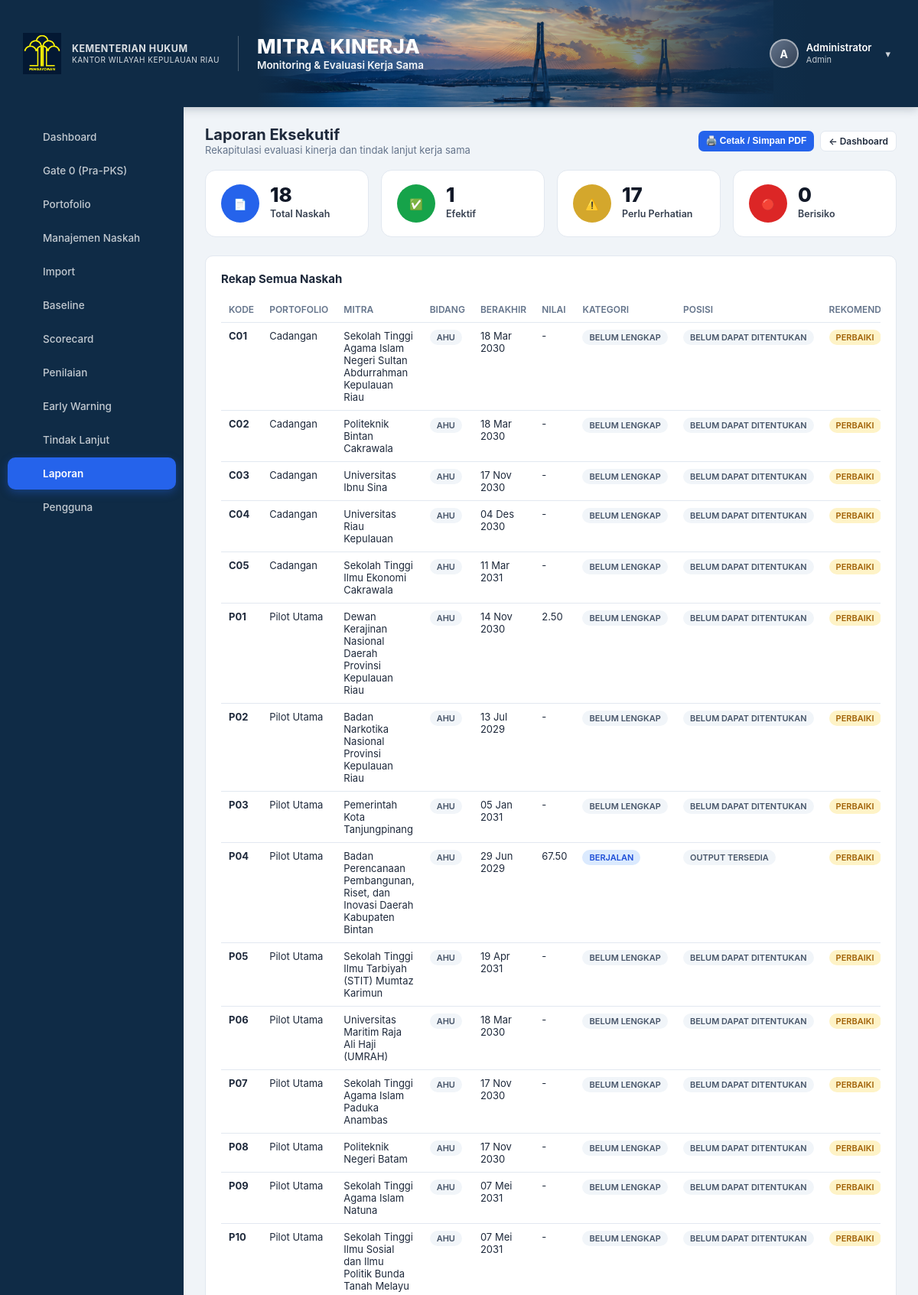
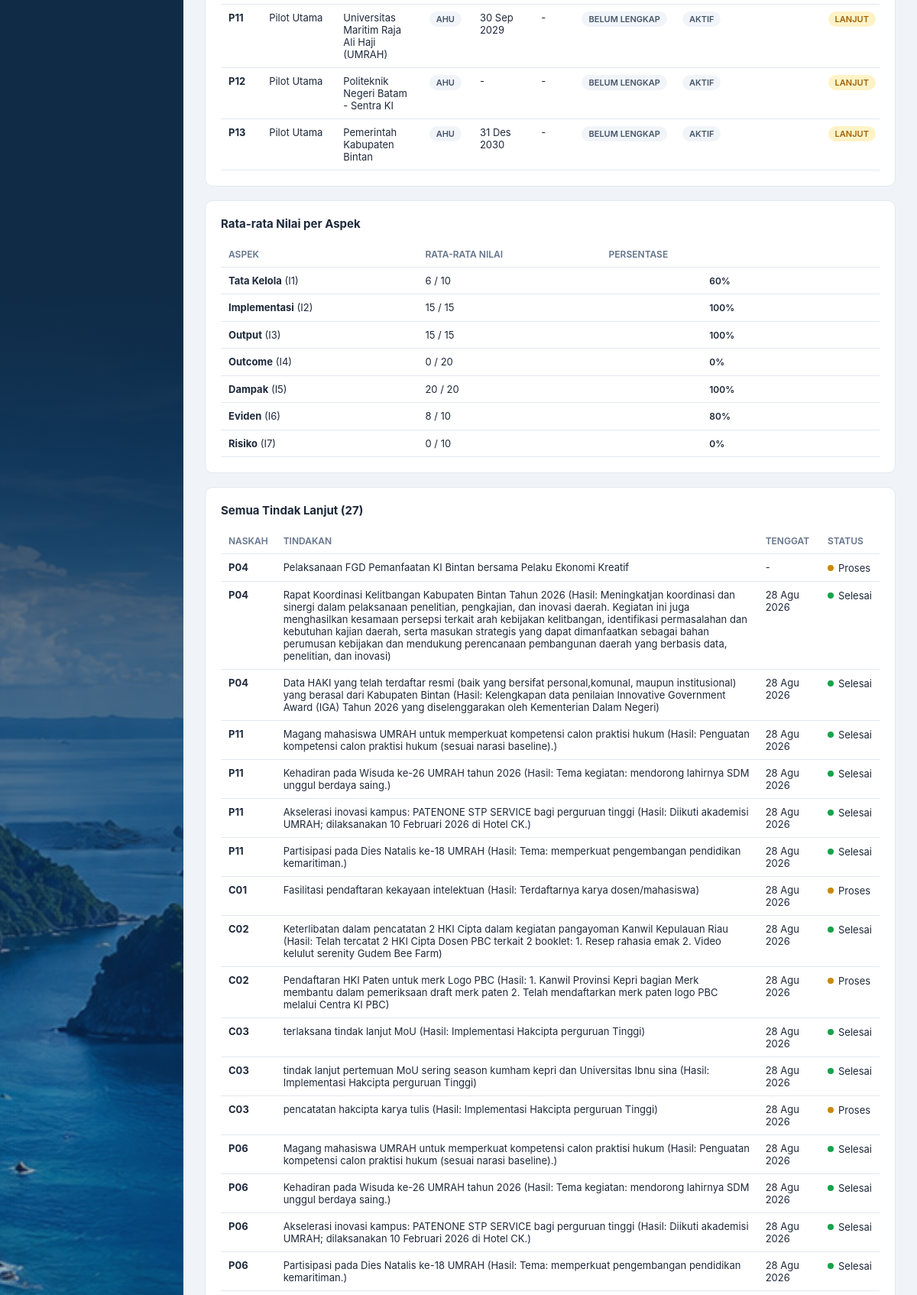
Screenshot of /laporan.php (signed in, upper part) with the database file from the repository (2 pictures, top to bottom).
### tables this page shows
CREATE TABLE `mitra_kinerja` (
  `id` int(11) NOT NULL AUTO_INCREMENT,
  `kode` varchar(5) NOT NULL,
  `portofolio` enum('Pilot Utama','Cadangan') NOT NULL,
  `nama_mitra` varchar(255) NOT NULL,
  `judul` text DEFAULT NULL,
  `jenis` enum('PKS','MoU') NOT NULL,
  `bidang` enum('AHU','KI','P3H','PPL','Keuangan','Humas','SDM') DEFAULT 'AHU',
  `pks_induk_id` int(11) DEFAULT NULL,
  `tanggal_mulai` date DEFAULT NULL,
  `tanggal_berakhir` date DEFAULT NULL,
  `status_tanggal` enum('TERVERIFIKASI','BELUM TERVERIFIKASI') NOT NULL DEFAULT 'BELUM TERVERIFIKASI',
  `evaluasi_per_tahun` int(11) NOT NULL DEFAULT 4,
  `baseline_status` enum('BELUM DIISI','DALAM PROSES','TERVERIFIKASI / DIKUNCI') NOT NULL DEFAULT 'BELUM DIISI',
  `baseline_locked_at` datetime DEFAULT NULL,
  `baseline_locked_by` int(11) DEFAULT NULL,
  `baseline_pemeriksa` varchar(255) DEFAULT NULL,
  `baseline_catatan_ringkasan` text DEFAULT NULL,
  `cutoff_date` date DEFAULT NULL,
  `sumber_baseline` varchar(255) DEFAULT NULL,
  `pic_internal` varchar(255) DEFAULT NULL,
  `pic_mitra` varchar(255) DEFAULT NULL,
  `file_naskah` varchar(255) DEFAULT NULL,
  `foto_kerjasama` varchar(255) DEFAULT NULL,
  `pemeriksa_id` int(11) DEFAULT NULL,
  `tanggal_review` date DEFAULT NULL,
  `status_scorecard` enum('BELUM LENGKAP','SIAP DIVALIDASI','FINAL/TERVALIDASI','PERLU PERBAIKAN') NOT NULL DEFAULT 'BELUM LENGKAP',
  `posisi_portofolio` enum('BELUM DAPAT DITENTUKAN','AKTIF','OUTPUT TERSEDIA','OUTCOME TERBENTUK','BERDAMPAK') NOT NULL DEFAULT 'BELUM DAPAT DITENTUKAN',
  `rekomendasi` enum('BELUM DITENTUKAN','LANJUT','PERBAIKI','PERPANJANG','REPLIKASI','HENTIKAN') NOT NULL DEFAULT 'BELUM DITENTUKAN',
  `created_at` timestamp NOT NULL DEFAULT current_timestamp(),
  `updated_at` timestamp NOT NULL DEFAULT current_timestamp() ON UPDATE current_timestamp(),
  PRIMARY KEY (`id`),
  UNIQUE KEY `kode` (`kode`),
  KEY `pemeriksa_id` (`pemeriksa_id`),
  KEY `fk_mitra_induk` (`pks_induk_id`),
  CONSTRAINT `fk_mitra_induk` FOREIGN KEY (`pks_induk_id`) REFERENCES `mitra_kinerja` (`id`) ON DELETE SET NULL,
  CONSTRAINT `mitra_kinerja_ibfk_1` FOREIGN KEY (`pemeriksa_id`) REFERENCES `users` (`id`) ON DELETE SET NULL
);

CREATE TABLE `tindak_lanjut` (
  `id` int(11) NOT NULL AUTO_INCREMENT,
  `mitra_id` int(11) NOT NULL,
  `tindakan` text NOT NULL,
  `tenggat` date DEFAULT NULL,
  `status` enum('Belum','Proses','Selesai') NOT NULL DEFAULT 'Belum',
  `file_bukti` varchar(255) DEFAULT NULL,
  `created_at` timestamp NOT NULL DEFAULT current_timestamp(),
  `updated_at` timestamp NOT NULL DEFAULT current_timestamp() ON UPDATE current_timestamp(),
  PRIMARY KEY (`id`),
  KEY `mitra_id` (`mitra_id`),
  CONSTRAINT `tindak_lanjut_ibfk_1` FOREIGN KEY (`mitra_id`) REFERENCES `mitra_kinerja` (`id`) ON DELETE CASCADE
);

### laporan.php (the view, shortened to what the rows shown need)
<?php
require_once __DIR__ . '/includes/auth.php';
require_once __DIR__ . '/includes/data.php';
$pdo = getDB();
$all = getAllMitraSummary($pdo);
$tindakLanjut = getTindakLanjut($pdo);
require __DIR__ . '/includes/header.php';
?>
<div class="flex-between no-print" style="margin-bottom:18px;">
    <div>
        <h1 style="margin:0;font-size:20px;">Laporan Eksekutif</h1>
    </div>
</div>
<div class="card">
    <h2>Rekap Semua Naskah</h2>
    <div class="table-wrap">
    <table>
        <thead>
            <tr><th>Kode</th><th>Portofolio</th><th>Mitra</th><th>Bidang</th><th>Berakhir</th><th>Nilai</th><th>Kategori</th><th>Posisi</th><th>Rekomendasi</th><th>Warning</th><th>Status</th></tr>
        </thead>
        <tbody>
        <?php foreach ($all as $s): $m = $s['mitra']; ?>
            <tr>
                <td><strong><?= h($m['kode']) ?></strong></td>
                <td><?= h($m['portofolio']) ?></td>
                <td><?= h($m['nama_mitra']) ?></td>
                <td><span class="badge badge-secondary" style="font-size:11px;font-weight:600;"><?= h($m['bidang'] ?? 'AHU') ?></span></td>
                <td><?= formatTanggal($m['tanggal_berakhir']) ?></td>
                <td><?= $s['nilai_berjalan'] > 0 ? number_format($s['nilai_berjalan'], 2) : '-' ?></td>
                <td><span class="badge badge-<?= warnaKategori($s['kategori']) ?>"><?= h($s['kategori']) ?></span></td>
                <td><span class="badge badge-secondary" style="font-size:11px;"><?= h($s['posisi_portofolio']) ?></span></td>
                <td><span class="badge badge-warning" style="font-size:11px;"><?= h($s['rekomendasi']) ?></span></td>
            </tr>
        <?php endforeach; ?>
        </tbody>
    </table>
    </div>
</div>
<div class="card">
    <h2>Rata-rata Nilai per Aspek</h2>
    <div class="table-wrap">
    <table>
        <thead><tr><th>Aspek</th><th>Rata-rata Nilai</th><th>Persentase</th></tr></thead>
    </table>
    </div>
</div>
<div class="card">
    <h2>Semua Tindak Lanjut (<?= count($tindakLanjut) ?>)</h2>
    <div class="table-wrap">
    <table>
        <thead><tr><th>Naskah</th><th>Tindakan</th><th>Tenggat</th><th>Status</th></tr></thead>
        <tbody>
        <?php if (empty($tindakLanjut)): ?>
            <tr><td colspan="4" class="muted" style="text-align:center;padding:20px;">Belum ada tindak lanjut</td></tr>
        <?php else: foreach ($tindakLanjut as $tl):
            $dotClass = match($tl['status']) { 'Selesai' => 'dot-green', 'Proses' => 'dot-yellow', default => 'dot-red' };
        ?>
            <tr>
                <td><strong><?= h($tl['kode']) ?></strong></td>
                <td><?= h($tl['tindakan']) ?></td>
                <td><?= formatTanggal($tl['tenggat']) ?></td>
                <td><span class="status-dot <?= $dotClass ?>"><?= h($tl['status']) ?></span></td>
            </tr>
        <?php endforeach; endif; ?>
        </tbody>
    </table>
    </div>
</div>
<?php require __DIR__ . '/includes/footer.php'; ?>

### rows the page displays
mitra_kinerja: status_scorecard "BELUM LENGKAP", posisi_portofolio "BELUM DAPAT DITENTUKAN", rekomendasi "PERBAIKI", kode "P01", portofolio "Pilot Utama", nama_mitra "Dewan Kerajinan Nasional Daerah Provinsi Kepulauan Riau", bidang "AHU", tanggal_berakhir "14 Nov 2030", nilai_berjalan "2.50"
mitra_kinerja: kode "C01", portofolio "Cadangan", nama_mitra "Sekolah Tinggi Agama Islam Negeri Sultan Abdurrahman Kepulauan Riau", bidang "AHU", tanggal_berakhir "18 Mar 2030"
mitra_kinerja: kode "C02", portofolio "Cadangan", nama_mitra "Politeknik Bintan Cakrawala", bidang "AHU", tanggal_berakhir "18 Mar 2030"
mitra_kinerja: kode "C03", portofolio "Cadangan", nama_mitra "Universitas Ibnu Sina", bidang "AHU", tanggal_berakhir "17 Nov 2030"
mitra_kinerja: kode "C04", portofolio "Cadangan", nama_mitra "Universitas Riau Kepulauan", bidang "AHU", tanggal_berakhir "04 Des 2030"
mitra_kinerja: kode "C05", portofolio "Cadangan", nama_mitra "Sekolah Tinggi Ilmu Ekonomi Cakrawala", bidang "AHU", tanggal_berakhir "11 Mar 2031"
mitra_kinerja: kode "P02", portofolio "Pilot Utama", nama_mitra "Badan Narkotika Nasional Provinsi Kepulauan Riau", bidang "AHU", tanggal_berakhir "13 Jul 2029"
mitra_kinerja: kode "P03", portofolio "Pilot Utama", nama_mitra "Pemerintah Kota Tanjungpinang", bidang "AHU", tanggal_berakhir "05 Jan 2031"
mitra_kinerja: kode "P04", portofolio "Pilot Utama", nama_mitra "Badan Perencanaan Pembangunan, Riset, dan Inovasi Daerah Kabupaten Bintan", bidang "AHU", tanggal_berakhir "29 Jun 2029", nilai_berjalan "67.50", kategori "BERJALAN", posisi_portofolio "OUTPUT TERSEDIA", rekomendasi "PERBAIKI"
mitra_kinerja: kode "P05", portofolio "Pilot Utama", nama_mitra "Sekolah Tinggi Ilmu Tarbiyah (STIT) Mumtaz Karimun", bidang "AHU", tanggal_berakhir "19 Apr 2031"
mitra_kinerja: kode "P06", portofolio "Pilot Utama", nama_mitra "Universitas Maritim Raja Ali Haji (UMRAH)", bidang "AHU", tanggal_berakhir "18 Mar 2030"
mitra_kinerja: kode "P07", portofolio "Pilot Utama", nama_mitra "Sekolah Tinggi Agama Islam Paduka Anambas", bidang "AHU", tanggal_berakhir "17 Nov 2030"
mitra_kinerja: kode "P08", portofolio "Pilot Utama", nama_mitra "Politeknik Negeri Batam", bidang "AHU", tanggal_berakhir "17 Nov 2030"
mitra_kinerja: kode "P09", portofolio "Pilot Utama", nama_mitra "Sekolah Tinggi Agama Islam Natuna", bidang "AHU", tanggal_berakhir "07 Mei 2031"
mitra_kinerja: kode "P10", portofolio "Pilot Utama", nama_mitra "Sekolah Tinggi Ilmu Sosial dan Ilmu Politik Bunda Tanah Melayu", bidang "AHU", tanggal_berakhir "07 Mei 2031"
mitra_kinerja: kode "P11", portofolio "Pilot Utama", nama_mitra "Universitas Maritim Raja Ali Haji (UMRAH)", bidang "AHU", tanggal_berakhir "30 Sep 2029"
mitra_kinerja: kode "P12", portofolio "Pilot Utama", nama_mitra "Politeknik Negeri Batam - Sentra KI", bidang "AHU", tanggal_berakhir "-"
mitra_kinerja: kode "P13", portofolio "Pilot Utama", nama_mitra "Pemerintah Kabupaten Bintan", bidang "AHU", tanggal_berakhir "31 Des 2030"
tindak_lanjut: mitra.kode "P04", tindakan "Pelaksanaan FGD Pemanfaatan KI Bintan bersama Pelaku Ekonomi Kreatif", tenggat "-", status "Proses"
tindak_lanjut: mitra.kode "P04", tindakan "Rapat Koordinasi Kelitbangan Kabupaten Bintan Tahun 2026 (Hasil: Meningkatjan koordinasi dan sinergi dalam pelaksanaan penelitian, pengkajian, dan inovasi daerah. Kegiatan ini juga menghasilkan kesamaan persepsi terkait arah kebijakan kelitbangan, identifikasi permasalahan dan kebutuhan kajian daerah, serta masukan strategis yang dapat dimanfaatkan sebagai bahan perumusan kebijakan dan mendukung perencanaan pembangunan daerah yang berbasis data, penelitian, dan inovasi)", tenggat "28 Agu 2026", status "Selesai"
tindak_lanjut: mitra.kode "P04", tindakan "Data HAKI yang telah terdaftar resmi (baik yang bersifat personal,komunal, maupun institusional) yang berasal dari Kabupaten Bintan (Hasil: Kelengkapan data penilaian Innovative Government Award (IGA) Tahun 2026 yang diselenggarakan oleh Kementerian Dalam Negeri)", tenggat "28 Agu 2026", status "Selesai"
tindak_lanjut: mitra.kode "P11", tindakan "Magang mahasiswa UMRAH untuk memperkuat kompetensi calon praktisi hukum (Hasil: Penguatan kompetensi calon praktisi hukum (sesuai narasi baseline).)", tenggat "28 Agu 2026", status "Selesai"
tindak_lanjut: mitra.kode "P11", tindakan "Kehadiran pada Wisuda ke-26 UMRAH tahun 2026 (Hasil: Tema kegiatan: mendorong lahirnya SDM unggul berdaya saing.)", tenggat "28 Agu 2026", status "Selesai"
tindak_lanjut: mitra.kode "P11", tindakan "Akselerasi inovasi kampus: PATENONE STP SERVICE bagi perguruan tinggi (Hasil: Diikuti akademisi UMRAH; dilaksanakan 10 Februari 2026 di Hotel CK.)", tenggat "28 Agu 2026", status "Selesai"
tindak_lanjut: mitra.kode "P11", tindakan "Partisipasi pada Dies Natalis ke-18 UMRAH (Hasil: Tema: memperkuat pengembangan pendidikan kemaritiman.)", tenggat "28 Agu 2026", status "Selesai"
tindak_lanjut: mitra.kode "C01", tindakan "Fasilitasi pendaftaran kekayaan intelektuan (Hasil: Terdaftarnya karya dosen/mahasiswa)", tenggat "28 Agu 2026", status "Proses"
tindak_lanjut: mitra.kode "C02", tindakan "Keterlibatan dalam pencatatan 2 HKI Cipta dalam kegiatan pangayoman Kanwil Kepulauan Riau (Hasil: Telah tercatat 2 HKI Cipta Dosen PBC terkait 2 booklet: 1. Resep rahasia emak 2. Video kelulut serenity Gudem Bee Farm)", tenggat "28 Agu 2026", status "Selesai"
tindak_lanjut: mitra.kode "C02", tindakan "Pendaftaran HKI Paten untuk merk Logo PBC (Hasil: 1. Kanwil Provinsi Kepri bagian Merk membantu dalam pemeriksaan draft merk paten 2. Telah mendaftarkan merk paten logo PBC melalui Centra KI PBC)", tenggat "28 Agu 2026", status "Proses"
tindak_lanjut: mitra.kode "C03", tindakan "terlaksana tindak lanjut MoU (Hasil: Implementasi Hakcipta perguruan Tinggi)", tenggat "28 Agu 2026", status "Selesai"
tindak_lanjut: mitra.kode "C03", tindakan "tindak lanjut pertemuan MoU sering season kumham kepri dan Universitas Ibnu sina (Hasil: Implementasi Hakcipta perguruan Tinggi)", tenggat "28 Agu 2026", status "Selesai"
tindak_lanjut: mitra.kode "C03", tindakan "pencatatan hakcipta karya tulis (Hasil: Implementasi Hakcipta perguruan Tinggi)", tenggat "28 Agu 2026", status "Proses"
tindak_lanjut: mitra.kode "P06", tindakan "Magang mahasiswa UMRAH untuk memperkuat kompetensi calon praktisi hukum (Hasil: Penguatan kompetensi calon praktisi hukum (sesuai narasi baseline).)", tenggat "28 Agu 2026", status "Selesai"
tindak_lanjut: mitra.kode "P06", tindakan "Kehadiran pada Wisuda ke-26 UMRAH tahun 2026 (Hasil: Tema kegiatan: mendorong lahirnya SDM unggul berdaya saing.)", tenggat "28 Agu 2026", status "Selesai"
tindak_lanjut: mitra.kode "P06", tindakan "Akselerasi inovasi kampus: PATENONE STP SERVICE bagi perguruan tinggi (Hasil: Diikuti akademisi UMRAH; dilaksanakan 10 Februari 2026 di Hotel CK.)", tenggat "28 Agu 2026", status "Selesai"
tindak_lanjut: mitra.kode "P06", tindakan "Partisipasi pada Dies Natalis ke-18 UMRAH (Hasil: Tema: memperkuat pengembangan pendidikan kemaritiman.)", tenggat "28 Agu 2026", status "Selesai"

### other values shown
$nav['label'] "Dashboard"
$nav['label'] "Gate 0 (Pra-PKS)"
$nav['label'] "Portofolio"
$nav['label'] "Manajemen Naskah"
$nav['label'] "Import"
$nav['label'] "Baseline"
$nav['label'] "Scorecard"
$nav['label'] "Penilaian"
$nav['label'] "Early Warning"
$nav['label'] "Tindak Lanjut"
$nav['label'] "Laporan"
$initials "A"
$user['nama'] "Administrator"
$user['role'] "Admin"
$stats['total'] "18"
